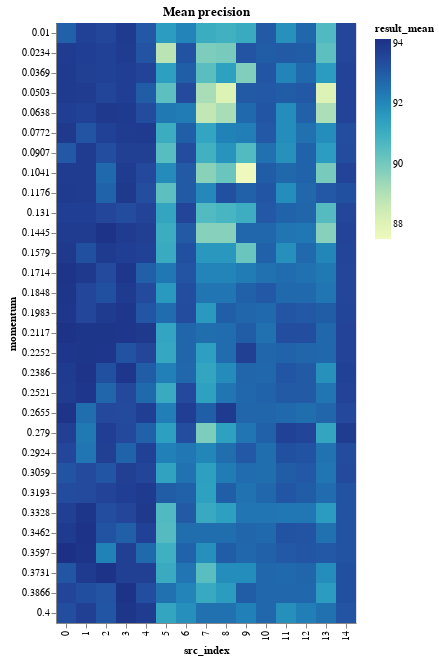

Source (notebook cell):
### Code cell
momentum_results_encoding = {
    "x": "src_index:O",
    "y": "momentum:O",
    "color": "result_mean:Q",
}
momentum_results_tooltip = [
    "result_mean",
    "result_std",
    "neurons",
    "layers",
    "epochs",
    "learning_rate",
    "momentum",
    "src_index",
]
MOMENTUM_BINS = np.array_split(
    MOMENTUM_RANGE, MOMENTUM_RANGE.max() // MOMENTUM_BIN_SIZE + 1
)


def binified_momentum_heatmap(title, momentum_df):
    return binified_heatmap(
        title,
        momentum_df,
        "momentum",
        MOMENTUM_BINS,
        momentum_results_tooltip,
        **momentum_results_encoding
    )


binified_momentum_heatmap("Mean precision", momentum_results_df)

### Figure 1 — Vega-Lite specification as saved in the notebook (floating-point values rounded to 4 significant figures; data arrays with more than 128 entries replaced by an {"elided": "..."} marker saying what was removed)
{"config": {"view": {"continuousWidth": 400, "continuousHeight": 300}}, "hconcat": [{"mark": "rect", "encoding": {"color": {"type": "quantitative", "field": "result_mean"}, "tooltip": [{"type": "quantitative", "field": "result_mean"}, {"type": "quantitative", "field": "result_std"}, {"type": "quantitative", "field": "neurons"}, {"type": "quantitative", "field": "layers"}, {"type": "quantitative", "field": "epochs"}, {"type": "quantitative", "field": "learning_rate"}, {"type": "quantitative", "field": "momentum"}, {"type": "quantitative", "field": "src_index"}], "x": {"type": "ordinal", "field": "src_index"}, "y": {"type": "ordinal", "field": "momentum"}}, "selection": {"selector011": {"type": "interval", "bind": "scales", "encodings": ["x", "y"]}}, "title": "Mean precision"}], "data": {"name": "data-da87a3e20df835d67a4976ca89148ffd"}, "$schema": "https://vega.github.io/schema/vega-lite/v4.8.1.json", "datasets": {"data-da87a3e20df835d67a4976ca89148ffd": {"elided": "450 records"}}}
